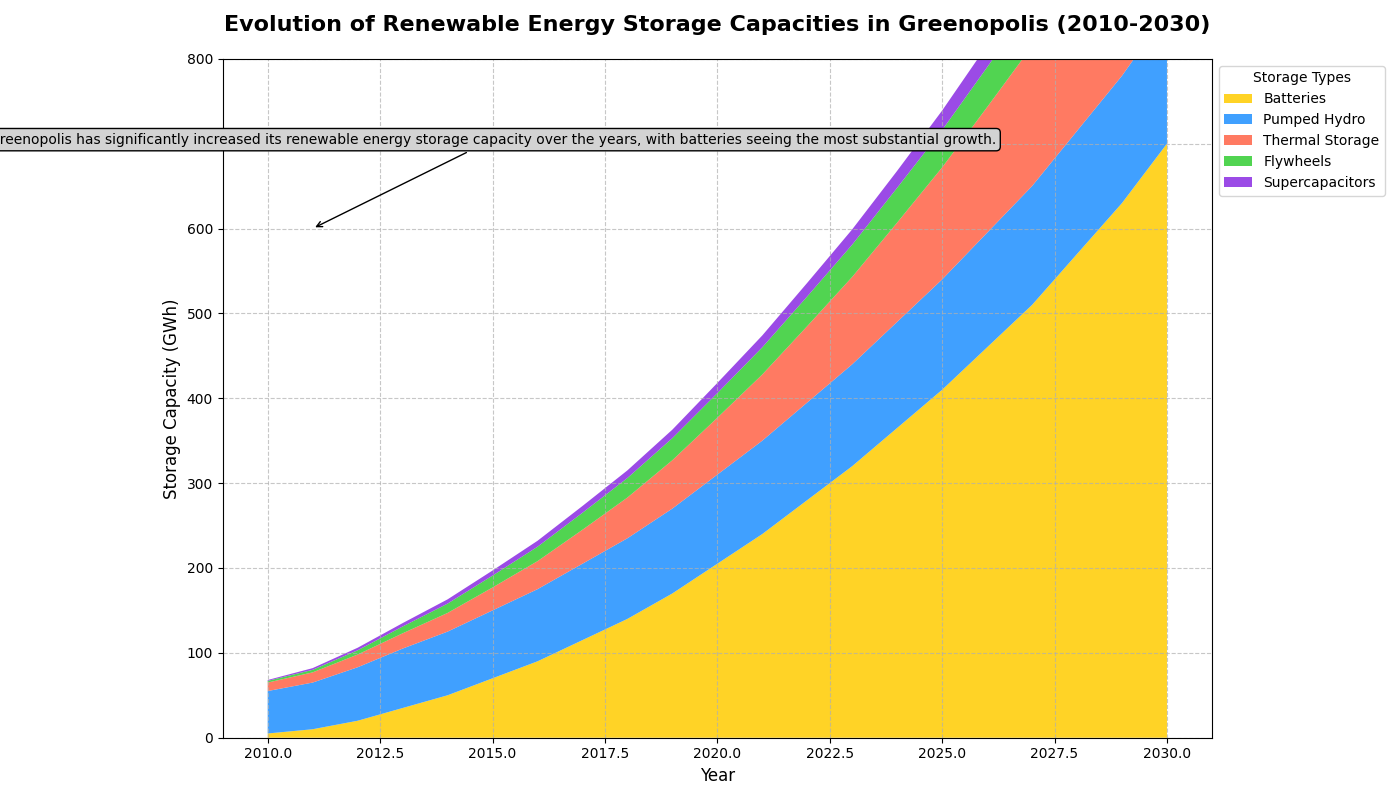

This chart was generated by the following Python code:
import matplotlib.pyplot as plt
import numpy as np

# Years from 2010 to 2030
years = np.arange(2010, 2031)

# Hypothetical data for renewable energy storage capacities (in GWh)
batteries = np.array([5, 10, 20, 35, 50, 70, 90, 115, 140, 170, 205, 240, 280, 320, 365, 410, 460, 510, 570, 630, 700])
pumped_hydro = np.array([50, 55, 63, 70, 75, 80, 85, 90, 95, 100, 105, 110, 115, 120, 125, 130, 135, 140, 145, 150, 155])
thermal_storage = np.array([10, 12, 15, 18, 22, 27, 33, 40, 48, 57, 67, 78, 90, 103, 117, 132, 148, 165, 183, 202, 222])
flywheels = np.array([2, 3, 5, 8, 11, 14, 17, 20, 23, 26, 29, 32, 35, 38, 41, 44, 47, 50, 53, 56, 59])
supercapacitors = np.array([1, 2, 3, 4, 5, 6, 7, 8, 9, 10, 12, 14, 16, 18, 20, 23, 26, 29, 33, 37, 42])

# Stacked data
storage_data = np.vstack((batteries, pumped_hydro, thermal_storage, flywheels, supercapacitors))

# Plotting
fig, ax1 = plt.subplots(figsize=(14, 8))

# Stacked area plot
ax1.stackplot(years, storage_data, labels=['Batteries', 'Pumped Hydro', 'Thermal Storage', 'Flywheels', 'Supercapacitors'], 
              colors=['#FFCC00', '#1E90FF', '#FF6347', '#32CD32', '#8A2BE2'], alpha=0.85)

# Title and Labels
ax1.set_title('Evolution of Renewable Energy Storage Capacities in Greenopolis (2010-2030)', 
              fontsize=16, fontweight='bold', pad=20)
ax1.set_xlabel('Year', fontsize=12)
ax1.set_ylabel('Storage Capacity (GWh)', fontsize=12)

# Legend
ax1.legend(loc='upper left', fontsize=10, bbox_to_anchor=(1, 1), title='Storage Types')

# Grid
ax1.grid(True, linestyle='--', alpha=0.7)

# Primary y-axis customization
ax1.set_ylim(0, 800)

# Adding a summary annotation
summary_text = "Greenopolis has significantly increased its renewable energy storage capacity over the years, " \
               "with batteries seeing the most substantial growth."

ax1.annotate(summary_text, xy=(2011, 600), xytext=(2015, 700),
             bbox=dict(boxstyle="round,pad=0.3", edgecolor='black', facecolor='lightgrey'),
             arrowprops=dict(facecolor='black', arrowstyle='->'),
             fontsize=10, ha='center')

# Adjust layout to prevent overlap
plt.tight_layout()

# Show the plot
plt.show()
